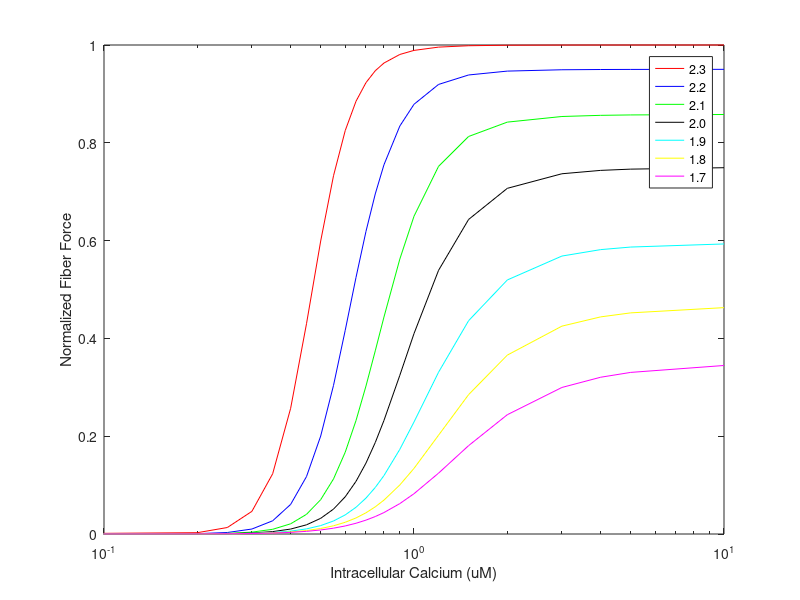
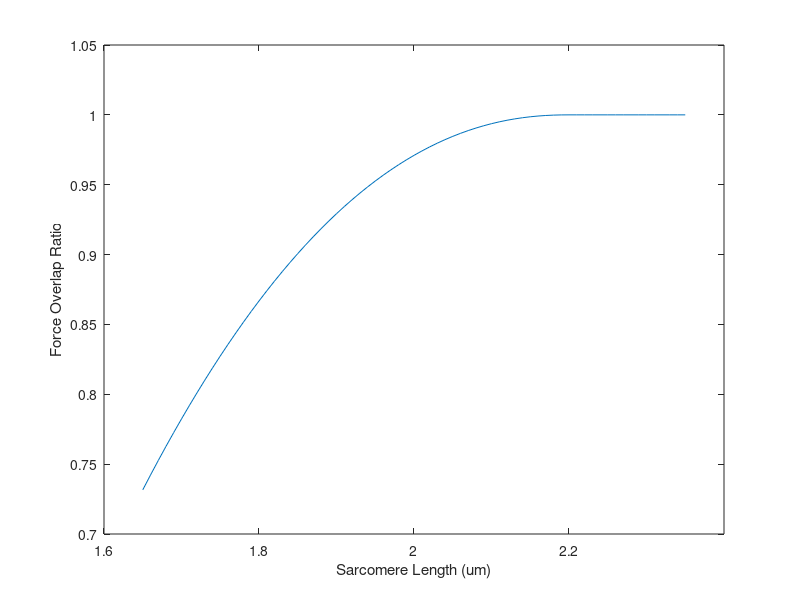

The MATLAB source for these figures, in order:
clear all; format compact; format long; clc; close all;

% units uM, um, s

slrange = [1.7 1.8 1.9 2.0 2.1 2.2 2.3];
cairange = [0.05 0.2 0.25 0.3 0.35 0.4 0.45 0.5 0.55 0.6 0.65 0.7 0.75 0.8 0.9 1.0 1.2 1.5 2.0 3.0 4.0 5.0 10.0];
steps = [1000 1000 1000 1000 1000 1000 1000];
split = 0.4*steps;

for i=1:7
for j=1:length(cairange)

sl = slrange(i);
nsteps = steps(i);

dt = 1.0/nsteps;
time = [0:1.0/nsteps:1.0-1.0/nsteps]';

CAI = cairange(j);

Ca = CAI.*ones(nsteps,1);
Ca(1:split(i)) = [0.01:(CAI-0.01)/(split(i)-1):CAI];
sln = (sl-1.65)/(2.35-1.65);
sln2 = (sl-1.5)/(2.35-1.5);
sln = (sl-1.7)/(2.3-1.7);

%factor = 0.9;
%factor2 = 1.2;
%factor3 = 1.0;
factor = 1.0;
factor2 = 1.0;
factor3 = 1.0;
% XB model: rates between states
f = 9.*factor;
f01 = 3.*f;
f12 = 14.*f;
f23 = 10.*f;
g = 42.*factor2;
gsl = g*(1+factor3*(1.-sln)^1.6);
g10 = gsl;
g21 = 2.*gsl;
g32 = 3.*gsl;

kon = 20.*factor;
koff = 40.*factor;
kca = koff/kon;
%k12 = 1./(1.+kca./(0.5+(1-sln2).^1.6));
k12 = 1./(1.+kca./(1.5-sln));
%n = 5.+3.*sln2;
n = 5.+3.*sln;
kn1 = 35.*factor2;

Tca = zeros(nsteps,1);
N0 = Tca; N1 = Tca; P0 = Tca; P1 = Tca; P2 = Tca; P3 = Tca; 
N0(1) = 1;

Y = zeros(6,nsteps);
Y(1,1) = 1.;
A = zeros(6,6);
I = eye(6,6);


% trapezoidal 
for step=2:nsteps
    Tca(step) = (Tca(step-1) + 0.5*dt*(kon*Ca(step)+kon*Ca(step-1)-...
        (koff+kon*Ca(step-1))*Tca(step-1)))/(1.+0.5*dt*(koff+kon*Ca(step)));
    k1 = kn1*factor/factor2*(Tca(step)/k12)^n;
    A(1,1) = -k1; A(1,2) = g10; A(1,3) = kn1;
    A(2,2) = -(g10+k1); A(2,4) = kn1;
    A(3,1) = k1; A(3,3) = -(kn1+f01); A(3,4) = g10;
    A(4,2) = k1; A(4,3) = f01; A(4,4) = -(kn1+f12+g10); A(4,5) = g21;
    A(5,4) = f12; A(5,5) = -(f23+g21); A(5,6) = g32;
    A(6,5) = f23; A(6,6) = -g32;
    Y(:,step) = inv(I-0.5*dt*A)*(I+0.5*dt*A)*Y(:,step-1);
end

g10m = g; g21m = 2.*g; g32m = 3.*g;
sum = g10m*g21m*g32m+f01*g21m*g32m+f01*f12*g32m+f01*f12*f23;
P1max = f01*g21m*g32m/sum; 
P2max = f01*f12*g32m/sum;
P3max = f01*f12*f23/sum;
Fmax = P1max+2.*P2max+3.*P3max
if (sl<2.)
    alfa =  1.0 - (2.2-sl)^2.2;
else
    alfa = 1.0;
end
Fnorm = alfa*(Y(2,nsteps)+Y(4,nsteps)+2*Y(5,nsteps)+3.*Y(6,nsteps))/Fmax;

Fnormgraph(j,i) = Fnorm;

end
end

Fmax

figure,semilogx(cairange,Fnormgraph(:,7),'r',cairange,Fnormgraph(:,6),'b',...
    cairange,Fnormgraph(:,5),'g',cairange,Fnormgraph(:,4),'k',...
    cairange,Fnormgraph(:,3),'c',cairange,Fnormgraph(:,2),'y',...
    cairange,Fnormgraph(:,1),'m')
axis([0.1 10 0 1] )
legend('2.3','2.2','2.1','2.0','1.9','1.8','1.7')
xlabel('Intracellular Calcium (uM)');
ylabel('Normalized Fiber Force');


sl = [1.65:0.01:2.35];
for i=1:length(sl)
if (sl(i)<2.)
    alfa(i) =  0.79 + 0.7*(sl(i)-1.7);
elseif (sl>2.2)
    alfa(i) = 1.0 - (sl(i)-2.2);    
else
    alfa(i) = 1.0;
end
if (sl(i)<2.2)
    alfa2(i) =  1.0 - (2.2-sl(i))^2.2;
else
    alfa2(i) = 1.0;
end
end

corrcoef(alfa,alfa2)

figure, plot(sl,alfa2)
xlabel('Sarcomere Length (um)');
ylabel('Force Overlap Ratio');
axis([1.6 2.4 0.7 1.05] )

